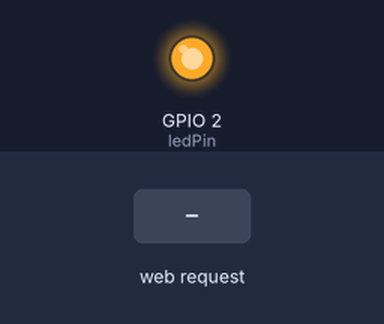
Bench run of a sketch on a simulated ESP8266 (NodeMCU). On the bench: output pins drawn as LEDs (lit = HIGH). The test bench sets the inputs (shaded band). WiFi joins after 1.5 s; servers stay silent unless stated; what the sketch prints to the serial monitor is not drawn.

Above: at 2.7 s.
2.8 s: HTTP request GET /LED=ON received
At 4.1 s:
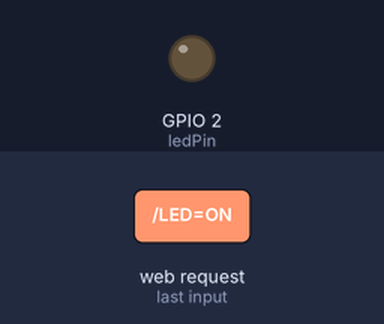
5.3 s: HTTP request GET /LED=OFF received
At 7.2 s:
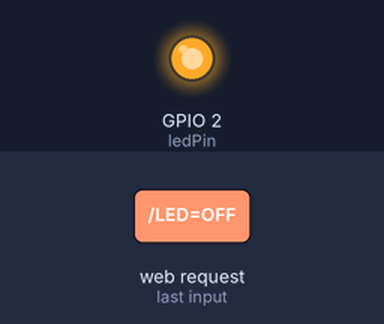
Timing chart, 0 to 8.7 s (numbered marks = the images above; inputs shaded):
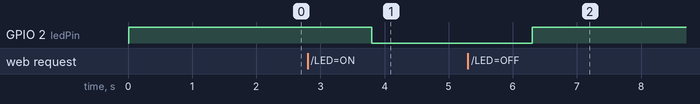

The sketch:

Remote_Led_Local_Host.ino
```cpp
//Original source code : http://enrique.latorres.org/2017/10/17/testing-lolin-nodemcu-v3-esp8266/
//Download LoLin NodeMCU V3 ESP8266 Board for Arduino IDE (json) : http://arduino.esp8266.com/stable/package_esp8266com_index.json
#include <ESP8266WiFi.h>
const char* ssid = "ABB_Gyn_IOT";
const char* password = "Welcome2abb";
int ledPin = 2; // Arduino standard is GPIO13 but lolin nodeMCU is 2 http://www.esp8266.com/viewtopic.php?f=26&t=13410#p61332
WiFiServer server(80);
void setup() {
 Serial.begin(115200);
 delay(10);
 pinMode(ledPin, OUTPUT);
 digitalWrite(ledPin, HIGH);
// Connect to WiFi network
Serial.println();
Serial.println();
 Serial.print("Connecting to ");
 Serial.println(ssid);

WiFi.begin(ssid, password);

while (WiFi.status() != WL_CONNECTED) {
 delay(500);
 Serial.print(".");
 }
 Serial.println("");
 Serial.println("WiFi connected");

// Start the server
 server.begin();
 Serial.println("Server started");

// Print the IP address
 Serial.print("Use this URL to connect: ");
 Serial.print("http://");
 Serial.print(WiFi.localIP());
 Serial.println("/");

}

void loop() {
 // Check if a client has connected
 WiFiClient client = server.available();
 if (!client) {
 return;
 }

// Wait until the client sends some data
 Serial.println("new client");
 while(!client.available()){
 delay(1);
 }

// Read the first line of the request
 String request = client.readStringUntil('r');
 Serial.println(request);
 client.flush();

// Match the request
 //Lolin nodeMCU has inverted the LED.
 //Low level turns on the led
 //while High level turns it off

int value = HIGH; //initially off
 if (request.indexOf("/LED=OFF") != -1) {
 digitalWrite(ledPin, HIGH);
 value = HIGH;
 }
 if (request.indexOf("/LED=ON") != -1) {
 digitalWrite(ledPin, LOW);
 value = LOW;
 }

// Set ledPin according to the request
 //digitalWrite(ledPin, value);

// Return the response
 client.println("HTTP/1.1 200 OK");
 client.println("Content-Type: text/html");
 client.println("");
 client.println("<!DOCTYPE HTML>");
 client.println("<html>");
 client.println("<meta name=\"viewport\" content=\"width=device-width, initial-scale=1\">");
 client.println("<link rel=\"stylesheet\" href=\"https://www.w3schools.com/w3css/4/w3.css\">");
 client.println("<style>p.padding{padding-left: 0.4cm;}p{color: black;}cred{color: red}cgreen{color: green}</style>");

 client.print("<br><p class=\"padding\">On-Board Led is now : ");
 //High=off
 //Low=on

if(value == HIGH) {
 client.print("<cred>Off</cred>");
 } else {
 client.print("<cgreen>On<cgreen></p>");
 }
 client.println("<div class=\"w3-container\">");
 client.println("<br>");
 client.println("<a href=\"/LED=ON\"\"><button class=\"w3-btn w3-ripple w3-green\">Turn On </button></a>");
 client.println("<a href=\"/LED=OFF\"\"><button class=\"w3-btn w3-ripple w3-red\">Turn Off </button></a><br />");
 client.println("</div>");
 client.println("</html>");

delay(1);
 Serial.println("Client disonnected");
 Serial.println("");
}
```

Measured:
- after the input at 2.8 s, GPIO 2 (ledPin): HIGH → LOW after 1.0 s
- after the input at 5.3 s, GPIO 2 (ledPin): LOW → HIGH after 1.0 s
